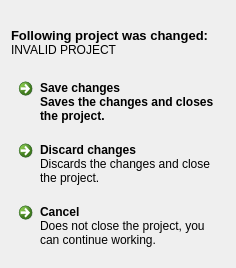
<?xml version="1.0" encoding="UTF-8"?>
<ui version="4.0">
 <class>saveornot</class>
 <widget class="QDialog" name="saveornot">
  <property name="enabled">
   <bool>true</bool>
  </property>
  <property name="geometry">
   <rect>
    <x>0</x>
    <y>0</y>
    <width>236</width>
    <height>268</height>
   </rect>
  </property>
  <property name="contextMenuPolicy">
   <enum>Qt::NoContextMenu</enum>
  </property>
  <property name="windowTitle">
   <string>piGameCreator</string>
  </property>
  <property name="windowIcon">
   <iconset resource="resources.qrc">
    <normaloff>:/resources/RES/pi16x16.png</normaloff>:/resources/RES/pi16x16.png</iconset>
  </property>
  <property name="accessibleName">
   <string/>
  </property>
  <property name="modal">
   <bool>true</bool>
  </property>
  <layout class="QVBoxLayout" name="verticalLayout">
   <property name="spacing">
    <number>0</number>
   </property>
   <property name="topMargin">
    <number>9</number>
   </property>
   <item>
    <spacer name="verticalSpacer">
     <property name="orientation">
      <enum>Qt::Vertical</enum>
     </property>
     <property name="sizeHint" stdset="0">
      <size>
       <width>20</width>
       <height>40</height>
      </size>
     </property>
    </spacer>
   </item>
   <item>
    <widget class="QLabel" name="label">
     <property name="font">
      <font>
       <pointsize>10</pointsize>
       <weight>75</weight>
       <bold>true</bold>
      </font>
     </property>
     <property name="text">
      <string>Following project was changed:</string>
     </property>
    </widget>
   </item>
   <item>
    <widget class="QLabel" name="label_2">
     <property name="text">
      <string notr="true">INVALID PROJECT</string>
     </property>
    </widget>
   </item>
   <item>
    <widget class="QLabel" name="label_3">
     <property name="text">
      <string/>
     </property>
    </widget>
   </item>
   <item>
    <widget class="QCommandLinkButton" name="commandLinkButton">
     <property name="font">
      <font>
       <family>Segoe UI</family>
       <weight>75</weight>
       <bold>true</bold>
      </font>
     </property>
     <property name="text">
      <string>Save changes</string>
     </property>
     <property name="shortcut">
      <string>Enter</string>
     </property>
     <property name="autoDefault">
      <bool>false</bool>
     </property>
     <property name="default">
      <bool>true</bool>
     </property>
     <property name="description">
      <string>Saves the changes and closes the project.</string>
     </property>
    </widget>
   </item>
   <item>
    <widget class="QCommandLinkButton" name="commandLinkButton_3">
     <property name="text">
      <string>Discard changes</string>
     </property>
     <property name="shortcut">
      <string>N</string>
     </property>
     <property name="autoDefault">
      <bool>false</bool>
     </property>
     <property name="description">
      <string>Discards the changes and close the project.</string>
     </property>
    </widget>
   </item>
   <item>
    <widget class="QCommandLinkButton" name="commandLinkButton_2">
     <property name="text">
      <string>Cancel</string>
     </property>
     <property name="shortcut">
      <string>Esc</string>
     </property>
     <property name="autoDefault">
      <bool>false</bool>
     </property>
     <property name="description">
      <string>Does not close the project, you can continue working.</string>
     </property>
    </widget>
   </item>
  </layout>
 </widget>
 <resources>
  <include location="resources.qrc"/>
 </resources>
 <connections>
  <connection>
   <sender>commandLinkButton_2</sender>
   <signal>clicked()</signal>
   <receiver>saveornot</receiver>
   <slot>reject()</slot>
   <hints>
    <hint type="sourcelabel">
     <x>165</x>
     <y>230</y>
    </hint>
    <hint type="destinationlabel">
     <x>431</x>
     <y>248</y>
    </hint>
   </hints>
  </connection>
  <connection>
   <sender>commandLinkButton</sender>
   <signal>clicked()</signal>
   <receiver>saveornot</receiver>
   <slot>accept()</slot>
   <hints>
    <hint type="sourcelabel">
     <x>134</x>
     <y>97</y>
    </hint>
    <hint type="destinationlabel">
     <x>422</x>
     <y>104</y>
    </hint>
   </hints>
  </connection>
 </connections>
</ui>
